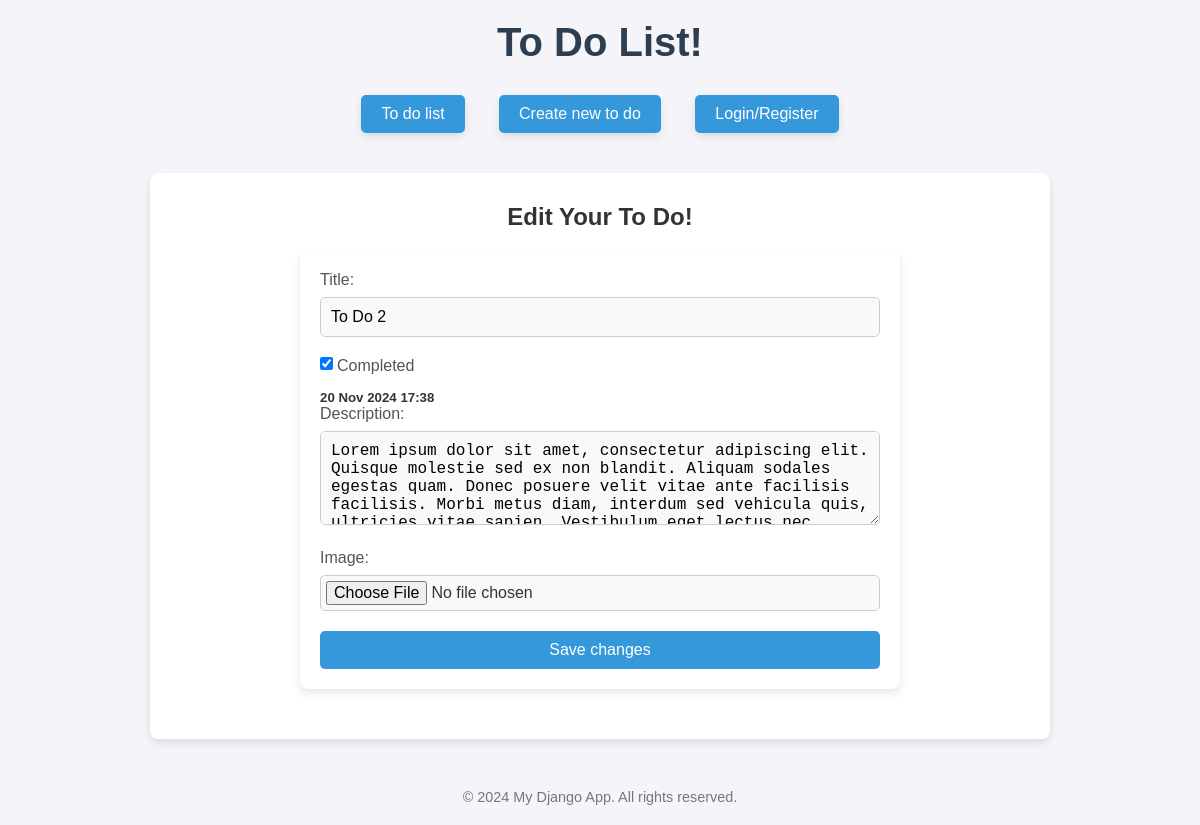
/edit/2/, run on an earlier commit of the app's database.
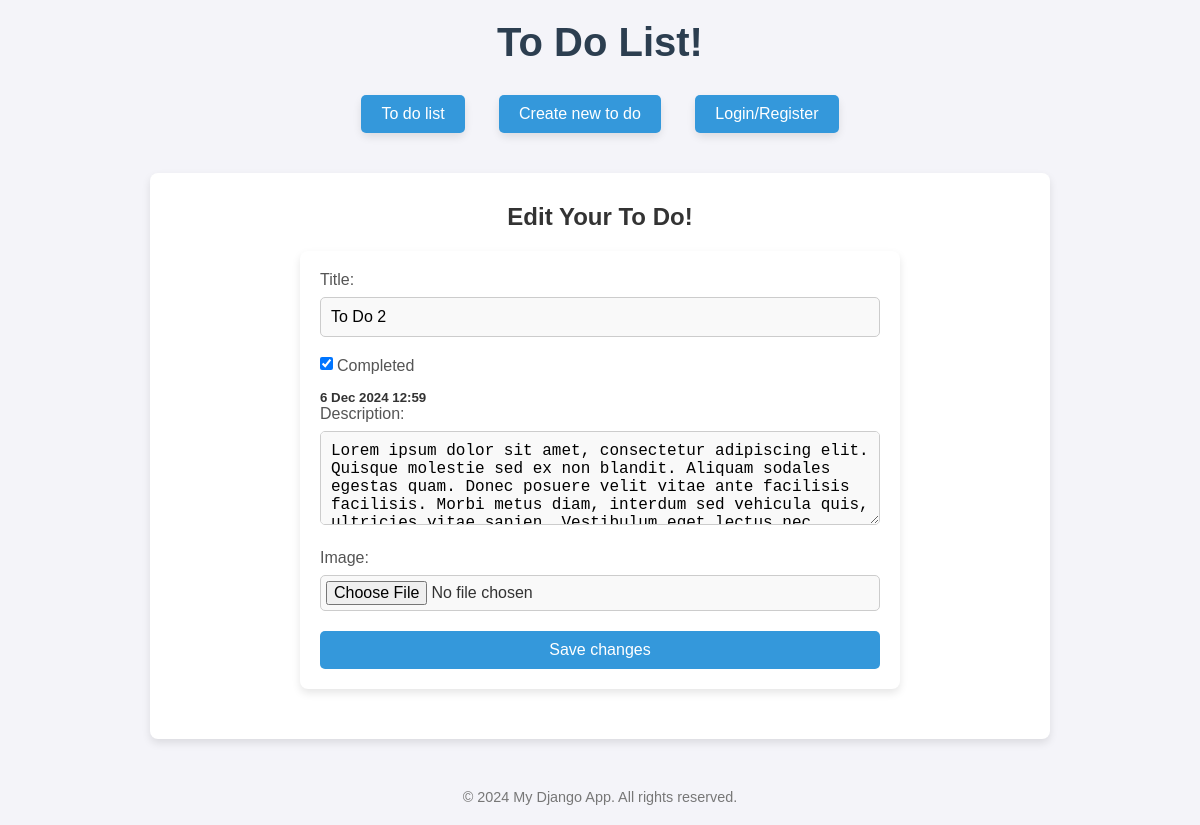
And on a later commit of the database.
### toDos/models.py (models this page shows, shortened)
class ToDo(models.Model):
    title = models.CharField(max_length=250)
    text = models.TextField()
    creation_date = models.DateTimeField(auto_now_add=True)
    complition = models.BooleanField(default=False)
    complition_date = models.DateTimeField(blank = True, null=True)
    image = models.ImageField(upload_to='images/', blank ='True', null=True)
    author = models.ForeignKey(User, on_delete=models.CASCADE, related_name= 'to_dos', blank ='True', null=True)

### toDos/views.py (the view)
# urls.py: path('edit/<int:todo_id>/' , views.editToDO, name = 'edit'),
def editToDO(request, todo_id):
    to_do =get_object_or_404(ToDo, id = todo_id)
    return render(request, 'edit.html' ,{"todo": to_do})

### toDos/templates/edit.html (shortened to what this page needs)
{% extends 'base.html'%}
{% block content %}
<h2>Edit Your To Do!</h2>
<form action="{% url 'save-edits' todo.id%}" method="post" enctype="multipart/form-data">
    <label for="title">Title:</label>
        <input type="text" id="title" name="title" placeholder="Title" required value = "{{todo.title}}">
        <div class = "completed-div">
            <input type="checkbox" name ="completed" class = "todo-comlition" {%if todo.complition %}checked {% endif %} data-id="{{todo.id}}">
            <label for = "completed" >Completed</label>
        </div>
        <h5 id="complition-date-{{todo.id}}" {% if not todo.complition%} hidden {% endif %}>{{todo.complition_date | date:"j M Y G:i"}}</h5>
        <label for="text">Description:</label>
        <textarea id="text" name="text" rows="4" placeholder="Description" required>{{todo.text}}</textarea>
        <label for="image">Image:</label>
        <input type="file" id="image" name="image" accept="image/*">
        <button type = 'submit'>Save changes</button>
</form>
{%endblock content%}

What changed in the data, as far as the page shows it:
changed ToDo "To Do 2": complition_date "20 Nov 2024 17:38" → "6 Dec 2024 12:59"
